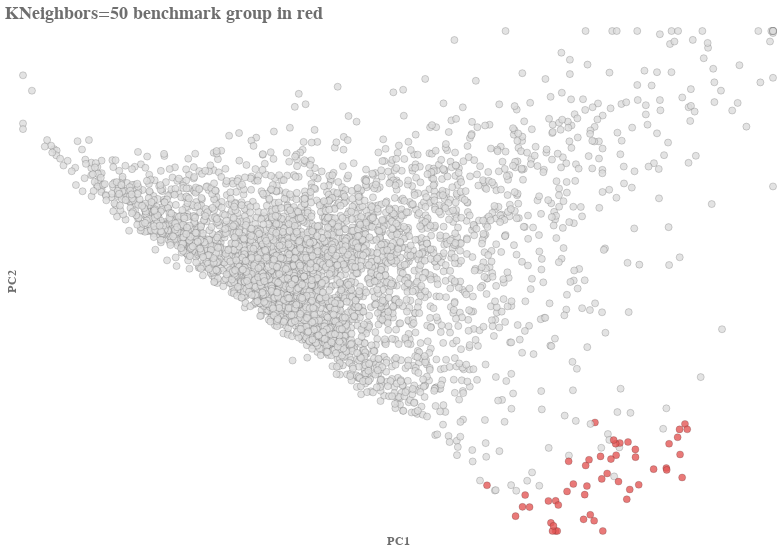

Write notebook code for a chart like this one.
### Markdown cell above
### Confirm results

### Code cell
seeBmDf = clusterDf.copy(deep=True)
seeBmDf['color'] = '#dcdcdc'
seeBmDf.loc[seeBmDf['Hospital'].isin([hospitalId]+benchmarkGroup),'color'] = '#e45756'

alt.Chart(seeBmDf).mark_point(size=50,filled=True,opacity=.8,stroke='black',strokeWidth=.2
    ).encode(
    x=alt.X('PC1:Q',axis=alt.Axis(labels=False),scale=alt.Scale(domain=(-5,7),clamp=True)),
    y=alt.Y('PC2:Q',axis=alt.Axis(labels=False),scale=alt.Scale(domain=(-6,5),clamp=True)),
    color=alt.Color('color:N',scale=None),
    tooltip='Hospital:N'
    ).properties(width=750, height=500, title='KNeighbors=50 benchmark group in red'
    ).configure_axis(grid=False,labelColor='#6e6e6e',labelFont='Arial',labelFontSize=12,
                titleFont='Arial',titleFontSize=12,titleColor='#6e6e6e',domainWidth=0,
                     domainColor='#dcdcdc',tickSize=0
    ).configure_view(strokeWidth=0
    ).configure_title(fontSize=18,font='Arial',fontWeight='bold',color='#6e6e6e',anchor='start')

### Figure 1 — Vega-Lite specification as saved in the notebook (floating-point values rounded to 4 significant figures; data arrays with more than 128 entries replaced by an {"elided": "..."} marker saying what was removed)
{"config": {"view": {"continuousWidth": 400, "continuousHeight": 300, "strokeWidth": 0}, "axis": {"domainColor": "#dcdcdc", "domainWidth": 0, "grid": false, "labelColor": "#6e6e6e", "labelFont": "Arial", "labelFontSize": 12, "tickSize": 0, "titleColor": "#6e6e6e", "titleFont": "Arial", "titleFontSize": 12}, "title": {"anchor": "start", "color": "#6e6e6e", "font": "Arial", "fontSize": 18, "fontWeight": "bold"}}, "data": {"name": "data-b7b33c860035c15c2403437652996b84"}, "mark": {"type": "point", "filled": true, "opacity": 0.8, "size": 50, "stroke": "black", "strokeWidth": 0.2}, "encoding": {"color": {"type": "nominal", "field": "color", "scale": null}, "tooltip": {"type": "nominal", "field": "Hospital"}, "x": {"type": "quantitative", "axis": {"labels": false}, "field": "PC1", "scale": {"clamp": true, "domain": [-5, 7]}}, "y": {"type": "quantitative", "axis": {"labels": false}, "field": "PC2", "scale": {"clamp": true, "domain": [-6, 5]}}}, "height": 500, "title": "KNeighbors=50 benchmark group in red", "width": 750, "$schema": "https://vega.github.io/schema/vega-lite/v4.8.1.json", "datasets": {"data-b7b33c860035c15c2403437652996b84": {"elided": "3746 records"}}}
